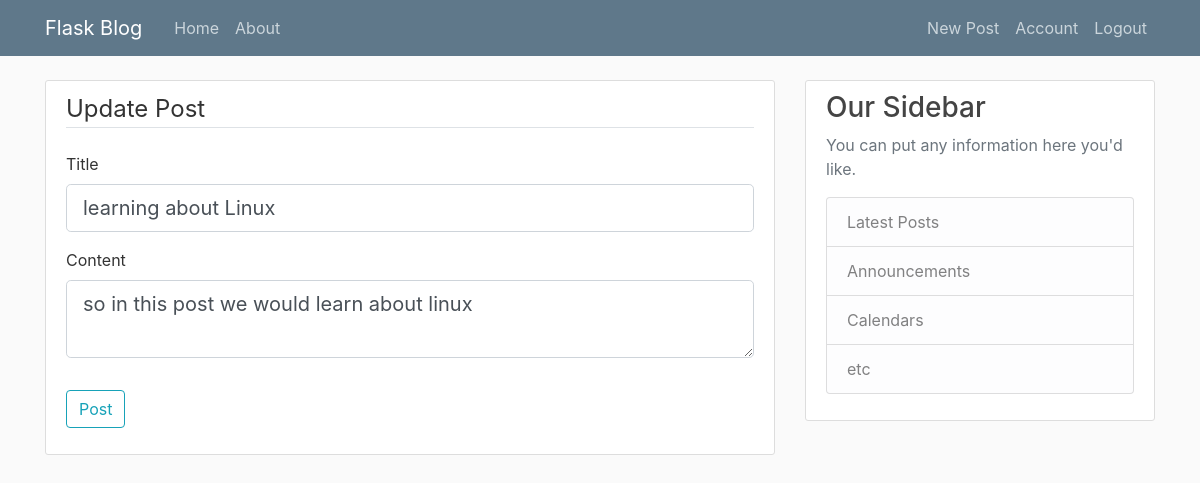
Page /post/6/update (signed in) on the committed database.
### blog_website/db_models.py (models this page shows, shortened)
class Post(db.Model):
    id=db.Column(db.Integer,primary_key=True)
    title=db.Column(db.String(100),nullable=False)
    date_posted=db.Column(db.DateTime,nullable=False,default=datetime.now(timezone.utc))
    content=db.Column(db.Text,nullable=False)
    user_id = db.Column(db.Integer, db.ForeignKey('user.id'), nullable=False)

### blog_website/posts/routes.py (the view)
@posts.route('/post/<int:post_id>/update',methods=['GET','POST'])
def update_post(post_id):
    post=Post.query.get_or_404(post_id)
    if post.user_id!=current_user.id: # you can also use post.author!=current_user
        abort(403)
    form=NewPost()
    if form.validate_on_submit():
        post.title=form.title.data
        post.content=form.content.data
        db.session.commit()
        flash("Post updated successfully",'success')
        return redirect(url_for('posts.post',post_id=post.id))
    elif request.method=='GET':
        form.title.data=post.title
        form.content.data=post.content
    return render_template('new_post.html',title='Update post',legend='Update Post',form=form)

### blog_website/posts/forms.py
class NewPost(FlaskForm):
    title=StringField('Title',validators=[DataRequired()])
    content=TextAreaField('Content',validators=[DataRequired()])
    submit=SubmitField('Post')

### blog_website/db_models.py (called while the page is built)
@login_manager.user_loader
def load_user(user_id):
    return User.query.get(int(user_id))

### blog_website/templates/new_post.html (shortened to what this page needs)
{% extends "layout.html" %}
{% block content %}
    <div class="content-section">
        <form method="POST" action="" novalidate>
            <fieldset class="form-group">
                <legend class="border-bottom mb-4">{{legend}}</legend>
                <div class="form-group">
                    {{ form.title.label(class="form-control-label") }}
                    {% if form.title.errors %}
                        {{ form.title(class="form-control form-control-lg is-invalid") }}
                        <div class="invalid-feedback">
                            {% for error in form.title.errors %}
                                <span>{{ error }}</span>
                            {% endfor %}
                        </div>
                    {% else %}
                        {{ form.title(class="form-control form-control-lg") }}
                    {% endif %}
                </div>
                <div class="form-group">
                    {{ form.content.label(class="form-control-label") }}
                    {% if form.content.errors %}
                        {{ form.content(class="form-control form-control-lg is-invalid") }}
                        <div class="invalid-feedback">
                            {% for error in form.content.errors %}
                                <span>{{ error }}</span>
                            {% endfor %}
                        </div>
                    {% else %}
                        {{ form.content(class="form-control form-control-lg") }}
                    {% endif %}
                </div>
            </fieldset>
            <div class="form-group">
                {{ form.submit(class="btn btn-outline-info") }}
            </div>
        </form>
    </div>
{% endblock content %}

### blog_website/static/main.css (style rules this page uses)
body { background: #fafafa; color: #333333; margin-top: 5rem; }
.content-section { background: #ffffff; padding: 10px 20px; border: 1px solid #dddddd; border-radius: 3px; margin-bottom: 20px; }

### rows in the picture
Post: title "learning about Linux", content "so in this post we would learn about linux"

### other values in the picture
{{ legend }} "Update Post"
